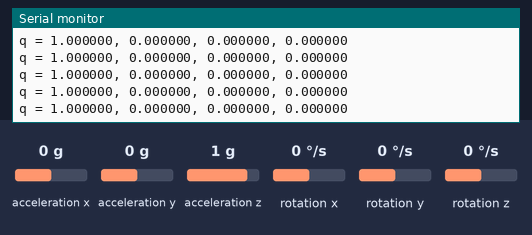
Bench run of a sketch on a simulated Arduino Uno, built with avr-gcc and run on an emulated ATmega328P. Shown: the last lines printed to the serial monitor. Inputs (shaded band) come from the test bench; at power-on: acceleration x 0 g, acceleration y 0 g, acceleration z 1 g, rotation x 0 °/s, rotation y 0 °/s, rotation z 0 °/s.

Above: at 1.2 s.
1.3 s: acceleration x set to 0.8 g
At 2.0 s:
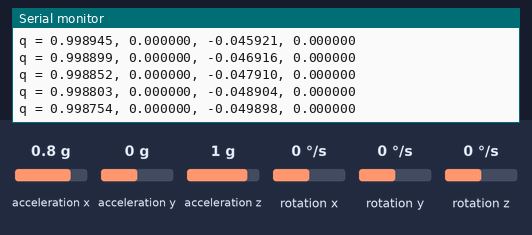
4.3 s: acceleration y set to -1.4 g
At 4.9 s:
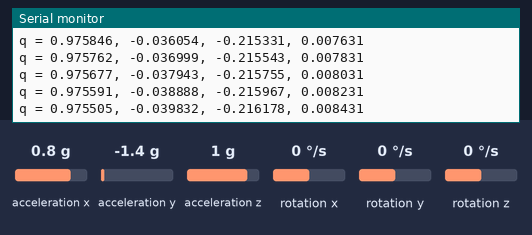
7.3 s: acceleration z set to -1.4 g
At 8.3 s:
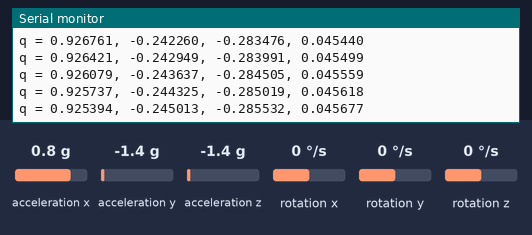
10.3 s: rotation x set to -192 °/s
At 10.9 s:
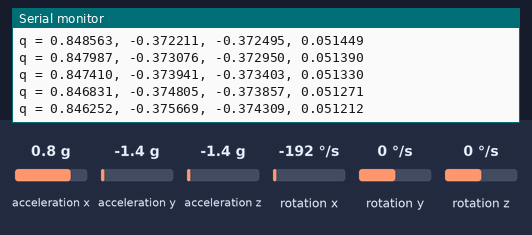
13.3 s: rotation y set to -192 °/s
At 13.9 s:
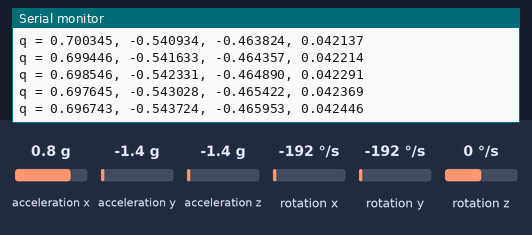
Timing chart, 0 to 15.8 s (numbered marks = the images above; inputs shaded):
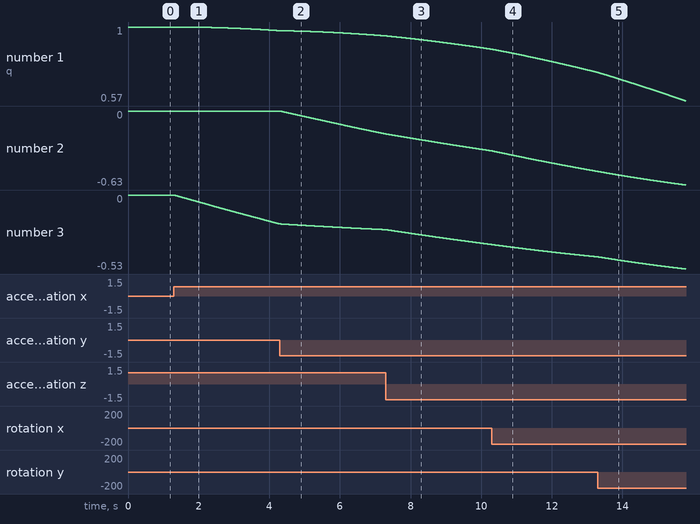

The sketch:

ardu_code.ino
```cpp
#include <Wire.h>
#include <MPU6050.h>
#include <MadgwickAHRS.h>

MPU6050 mpu;
Madgwick filter;

// Sampling rate
unsigned long lastUpdate = 0;
float deltat = 0;

// Gyro scale: convert deg/sec to rad/sec
const float DEG2RAD = 3.14159265359 / 180.0;

void setup() {
  Serial.begin(115200);
  Wire.begin();

  // Initialize MPU6050
  mpu.initialize();
  if (!mpu.testConnection()) {
    Serial.println("MPU6050 connection failed!");
    while (1);
  }

  Serial.println("MPU6050 ready.");

  // Start AHRS filter
  filter.begin(100);  // 100 Hz update frequency
  lastUpdate = micros();
}

void loop() {
  // Time delta
  unsigned long now = micros();
  deltat = (now - lastUpdate) / 1000000.0f;
  lastUpdate = now;

  // Read raw MPU data
  int16_t ax, ay, az, gx, gy, gz;
  mpu.getMotion6(&ax, &ay, &az, &gx, &gy, &gz);

  // Convert to proper units
  float axg = ax / 16384.0;     // g
  float ayg = ay / 16384.0;
  float azg = az / 16384.0;

  float gxrs = (gx / 131.0) * DEG2RAD;   // rad/s
  float gyrs = (gy / 131.0) * DEG2RAD;
  float gzrs = (gz / 131.0) * DEG2RAD;

  // Update Madgwick filter
  filter.updateIMU(gxrs, gyrs, gzrs, axg, ayg, azg);

  // Get quaternion
  float qw = filter.q0;
  float qx = filter.q1;
  float qy = filter.q2;
  float qz = filter.q3;

  // Output quaternion
  Serial.print("q = ");
  Serial.print(qw, 6); Serial.print(", ");
  Serial.print(qx, 6); Serial.print(", ");
  Serial.print(qy, 6); Serial.print(", ");
  Serial.println(qz, 6);

  delay(5);  // ~200 Hz actual
}
```

Measured:
- after the input at 1.3 s, the serial monitor: prints a new line at once (image 1)
- plotted number 1: 1 → 0.98 after the input at 1.3 s
- plotted number 3: 0 → -0.21 after the input at 1.3 s
